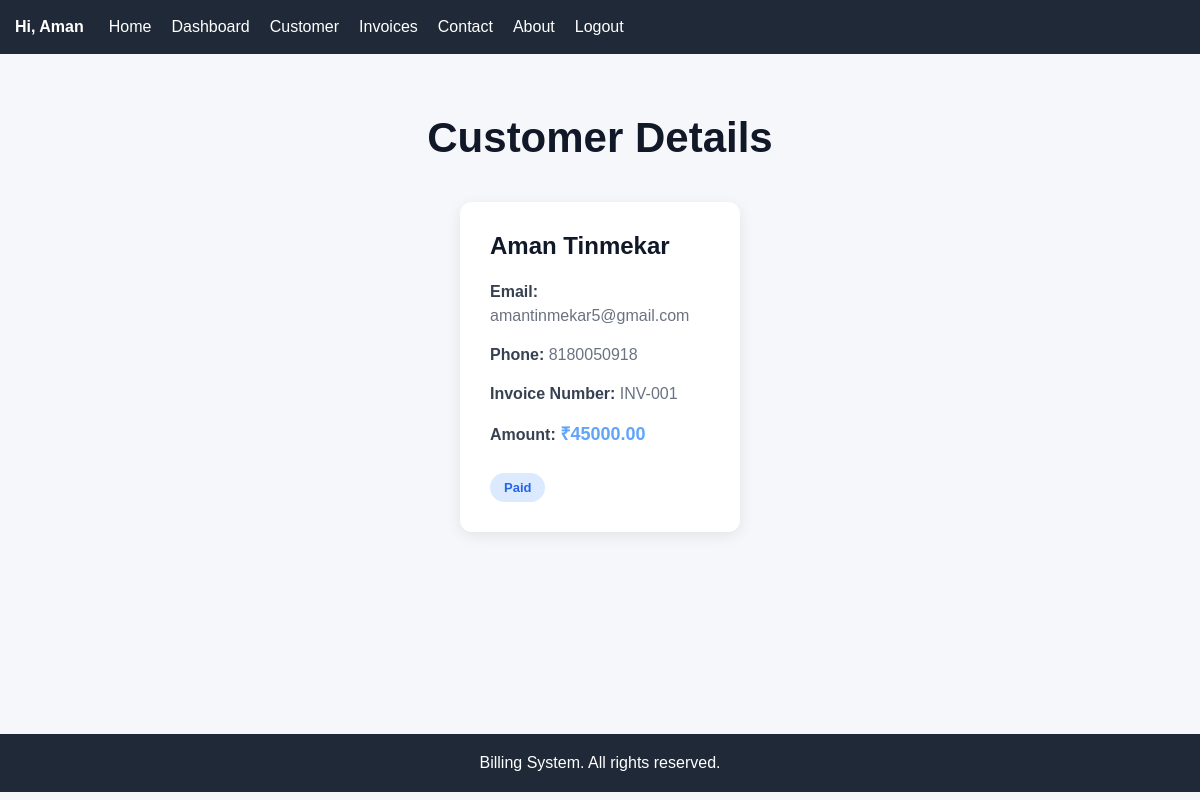
The app's page /customer/ (signed in) with its own data.
### accounts/models.py (models this page shows)
class CustomUser(AbstractUser):
    pass

### invoices/models.py (models this page shows, shortened)
class Invoice(models.Model):
    customer_name = models.CharField(max_length=100)
    customer_email = models.EmailField()
    customer_phone = models.CharField(max_length=15)
    invoice_number = models.CharField(max_length=20, unique=True)
    invoice_date = models.DateField(auto_now_add=True)
    due_date = models.DateField()
    amount = models.DecimalField(max_digits=10, decimal_places=2)
    tax_amount = models.DecimalField(max_digits=10, decimal_places=2, default=0)
    discount = models.DecimalField(max_digits=10, decimal_places=2, default=0)
    total_amount = models.DecimalField(max_digits=10, decimal_places=2)
    is_paid = models.BooleanField(default=False)
    payment_date = models.DateField(null=True, blank=True)
    payment_method = models.CharField(
        max_length=50,
        choices=[
            ("Cash", "Cash"),
            ("UPI", "UPI"),
            ("Card", "Card"),
            ("Bank Transfer", "Bank Transfer"),
        ],
        blank=True,
    )
    description = models.TextField(blank=True)
    created_at = models.DateTimeField(auto_now_add=True)
    updated_at = models.DateTimeField(auto_now=True)

### invoices/views.py (the view)
# urls.py: path("customer/", views.customer, name="customer"),
@login_required(login_url="login")
def customer(request):
    invoices = Invoice.objects.all()
    data = {"invoices": invoices}
    return render(request, "customer_name.html", data)

### invoices/templates/customer_name.html
{% extends "base.html" %} {% block content %}
<div class="customer-container">
  <h1>Customer Details</h1>
  <div class="customer-cards">
    {% for invoice in invoices %}
    <div class="customer-card">
      <h2>{{ invoice.customer_name }}</h2>
      <p>
        <strong>Email:</strong>
        {{ invoice.customer_email }}
      </p>
      <p>
        <strong>Phone:</strong>
        {{ invoice.customer_phone }}
      </p>
      <p>
        <strong>Invoice Number:</strong>
        {{ invoice.invoice_number }}
      </p>
      <p>
        <strong>Amount:</strong>
        <span class="customer-amount"> ₹{{ invoice.amount }} </span>
      </p>
      {% if invoice.is_paid %}
      <span class="invoice-type large-invoice"> Paid </span>
      {% else %}
      <span class="invoice-type regular-invoice"> Unpaid </span>
      {% endif %}
    </div>
    {% empty %}
    <div class="customer-card">
      <h2>No Customers Found</h2>
      <p>There are currently no customers to display.</p>
    </div>
    {% endfor %}
  </div>
</div>
{% endblock %}

### invoices/templates/base.html (shortened to what this page needs)
{% load static %}
<!doctype html>
<html lang="en">
  <head>
    <link rel="stylesheet" href="{% static 'style.css' %}" />
  </head>
  <body>
    <nav>
      {% if user.is_authenticated %}
      <span class="navbar-username"> Hi, {{ user.username|capfirst }} </span>
      {% endif %}
      <a href="{% url 'home' %}">Home</a>
      <a href="{% url 'dashboard' %}">Dashboard</a>
      <a href="{% url 'customer' %}">Customer</a>
      <a href="{% url 'invoices' %}">Invoices</a>
      <a href="{% url 'contact' %}">Contact</a>
      <a href="{% url 'about' %}">About</a>
      {% if user.is_authenticated %}
      <form method="POST" action="{% url 'logout' %}" class="logout-form">
        <button type="submit" class="logout-btn">Logout</button>
      </form>
      {% else %}
      <a href="{% url 'login' %}">Login</a>
      <a href="{% url 'signup' %}">Signup</a>
      {% endif %}
    </nav>
    {% block content %} {% endblock %}
    <footer>Billing System. All rights reserved.</footer>
  </body>
</html>

### invoices/static/style.css (style rules this page uses)
* { margin: 0; padding: 0; box-sizing: border-box; font-family: Arial, sans-serif; }
body { background-color: #f5f7fa; color: #333; }
nav { background-color: #1f2937; padding: 18px 15px; display: flex; justify-content: flex-start; align-items: center; gap: 20px; }
nav a { color: white; text-decoration: none; font-size: 16px; }
.logout-form { display: inline-flex; align-items: center; margin: 0; padding: 0; }
.logout-btn { display: inline-block; background: none; border: none; color: white; font-family: Arial, sans-serif; font-size: 16px; font-weight: normal; text-decoration: none; padding: 0; margin: 0; cursor: pointer; }
footer { background-color: #1f2937; color: white; text-align: center; padding: 20px; margin-top: 40px; }
.customer-container { width: 90%; max-width: 1200px; margin: 60px auto; min-height: 70vh; }
.customer-container h1 { font-size: 42px; text-align: center; color: #111827; margin-bottom: 40px; }
.customer-cards { display: flex; justify-content: center; gap: 25px; flex-wrap: wrap; }
.customer-card { width: 280px; background-color: white; padding: 30px; border-radius: 12px; box-shadow: 0 4px 15px rgba(0, 0, 0, 0.08); transition: 0.3s; }
.customer-card h2 { color: #111827; font-size: 24px; margin-bottom: 20px; }
.customer-card p { color: #6b7280; font-size: 16px; margin-bottom: 15px; line-height: 1.5; }
.customer-card strong { color: #374151; }
.invoice-type { display: inline-block; margin-top: 10px; padding: 7px 14px; border-radius: 20px; font-size: 13px; font-weight: bold; }
.large-invoice { background-color: #dbeafe; color: #2563eb; }
.customer-amount { color: #60a5fa; font-weight: bold; font-size: 18px; }
nav .logout-form { display: flex !important; align-items: center !important; margin: 0 !important; padding: 0 !important; border: 0 !important; }
nav .logout-btn { appearance: none !important; -webkit-appearance: none !important; display: inline !important; background: transparent !important; background-color: transparent !important; border: 0 !important; outline: none !important; color: white !important; padding: 0 !important; margin: 0 !important; font-family: Arial, sans-serif !important; font-size: 16px !important; font-weight: normal !important; line-height: normal !important; text-decoration: none !important; cursor: pointer !important; }
.navbar-username { color: white !important; font-size: 16px; font-weight: bold; margin-right: 5px; }

### records on screen
CustomUser: username "Aman"
Invoice: customer_name "Aman Tinmekar", customer_email "amantinmekar5@gmail.com", customer_phone "8180050918", invoice_number "INV-001", amount "45000.00", is_paid "Paid"
